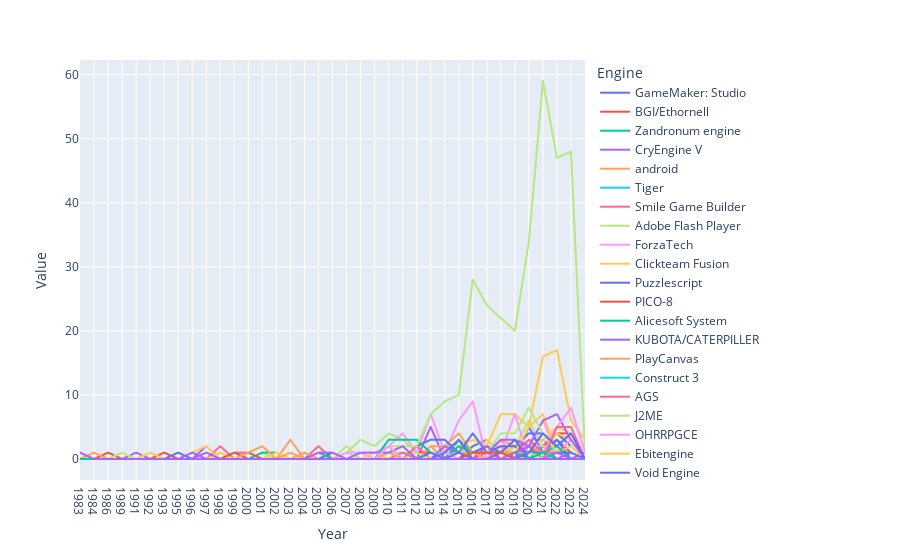

Notebook source saved alongside this figure:
### Code cell
engines_years_fig(dataframe)
